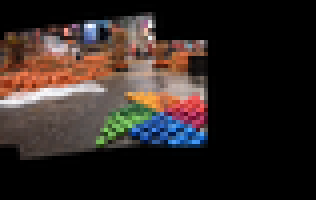
#> input picture task1.png, 79 x 50 px, shrunk from 1147 x 735 before the run, given in place of t2_1.png, which was not available (shown 4 times larger)
$ python t2.py
#> lines starting #> are read from the running program, lines starting #| are printed output that depends on the picture; pictures that were not available may be replaced by others from this repository, and a replacement may not be noted
# 1. Only add your code inside the function (including newly improted packages).
#  You can design a new function and call the new function in the given functions.
# 2. For bonus: Give your own picturs. If you have N pictures, name your pictures such as ["t3_1.png", "t3_2.png", ..., "t3_N.png"], and put them inside the folder "images".
# 3. Not following the project guidelines will result in a 10% reduction in grades

import cv2
import numpy as np
import matplotlib.pyplot as plt
import json


def stitch(imgmark, N=4, savepath=''): #For bonus: change your input(N=*) here as default if the number of your input pictures is not 4.
    "The output image should be saved in the savepath."
#> called with imgmark = 't2', N = 4, savepath = 'task2.png'
    "The intermediate overlap relation should be returned as NxN a one-hot(only contains 0 or 1) array."
    "Do NOT modify the code provided."
    imgpath = [f'./images/{imgmark}_{n}.png' for n in range(1,N+1)]
    imgs = []
    for ipath in imgpath:
        img = cv2.imread(ipath)
#> img is the input picture: shape (50, 79, 3); mean B, G, R 35.3, 38.6, 48
        imgs.append(img)
    "Start you code here"
    def dist(pt1, pt2):
        SUM = ((pt1 - pt2)**2).sum()
        D = np.sqrt(SUM)
        return D

    def getGoodPts(des1, des2, k=2):
        if len(des1)>len(des2):
            train = des1
            query = des2
        else:
            query = des1
            train = des2

        goodPts = []
        for tIdx, rowTrain in enumerate(train):
            row = []
            for qIdx, rowQuery in enumerate(query):
                D = dist(rowTrain, rowQuery)
                row.append((D, qIdx))
            row = sorted(row, key=lambda x:x[0])
            goodPts.append((row[:k], tIdx))
        return goodPts

    img1 = imgs[0]
    for i in range(1, len(imgs)):
        img2 = imgs[i]

        img1Gray = cv2.cvtColor(img1, cv2.COLOR_BGR2GRAY)
        img2Gray = cv2.cvtColor(img2, cv2.COLOR_BGR2GRAY)

        sift = cv2.xfeatures2d.SIFT_create()

        kp1, des1 = sift.detectAndCompute(img1Gray,None)
        kp2, des2 = sift.detectAndCompute(img2Gray,None)

        matches = getGoodPts(des1, des2)

        goodPts = []
        for row in matches:
            m = row[0]
            if m[0][0] < 0.5*m[1][0]:
                goodPts.append(row)

        if len(des1)<len(des2):
            src = np.float32([ kp1[m[0][0][1]].pt for m in goodPts ]).reshape(-1,1,2)
            dst = np.float32([ kp2[m[1]].pt for m in goodPts ]).reshape(-1,1,2)
        else:
            dst = np.float32([ kp2[m[0][0][1]].pt for m in goodPts ]).reshape(-1,1,2)
            src = np.float32([ kp1[m[1]].pt for m in goodPts ]).reshape(-1,1,2)
        H, masked = cv2.findHomography(src, dst, cv2.RANSAC, 5.0)

        P = np.dot(H, np.array([0,0,1]))
        P = P/P[-1]
        if P[0]<0:
            xOff = int(np.ceil(abs(P[0])))
        else:
            xOff = 0

        yOff = int(np.ceil(abs(P[1])))

        H[0][-1] = P[0]+xOff
        H[1][-1] = P[1]+yOff


        result = cv2.warpPerspective(img1,H,(img2.shape[1] + img1.shape[1], img1.shape[0] + img2.shape[0]))

        result[yOff:img2.shape[0]+yOff, xOff:img2.shape[1]+xOff] = img2

        img1 = result.copy()
#> this loop made 1 pass
#> pass 1, in stitch, `img1Gray = cv2.cvtColor(img1, cv2.COLOR_BGR2GRAY)`:
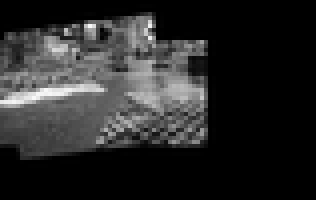
#> img1Gray: shape (50, 79) (shown 4 times larger); min 0, max 248, mean 41
#> pass 1, in stitch, `img2Gray = cv2.cvtColor(img2, cv2.COLOR_BGR2GRAY)`:
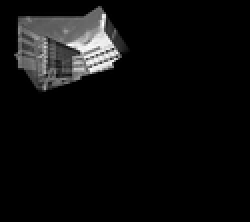
#> img2Gray: shape (111, 125) (shown 2 times larger); min 0, max 255, mean 13.4
#> pass 1, in getGoodPts, `query = des1`:
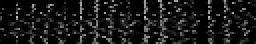
#> query: shape (22, 128) float32 (shown 2 times larger); min 0, max 191, mean 23.4
#> pass 1, in getGoodPts, `train = des2`:
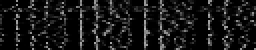
#> train: shape (25, 128) float32 (shown 2 times larger); min 0, max 183, mean 22.5
    overlap_arr = []

    for img1 in imgs:
        temp = []
        for img2 in imgs:
            img1Gray = cv2.cvtColor(img1, cv2.COLOR_BGR2GRAY)
            img2Gray = cv2.cvtColor(img2, cv2.COLOR_BGR2GRAY)

            sift = cv2.xfeatures2d.SIFT_create()

            kp1, des1 = sift.detectAndCompute(img1Gray,None)
            kp2, des2 = sift.detectAndCompute(img2Gray,None)

            matches = getGoodPts(des1, des2)

            goodPts = []
            for row in matches:
                m = row[0]
                if m[0][0] < 0.5*m[1][0]:
                    goodPts.append(row)

            if len(goodPts)>4:
                temp.append(1)
            else:
                temp.append(0)

        overlap_arr.append(temp)

    cv2.imwrite(imgmark + "_stitched.png", result)
    plt.imshow(result)
    plt.show()

    return overlap_arr
if __name__ == "__main__":
    #task2
#> (the run stopped early here; a loop or call above may not have finished)
